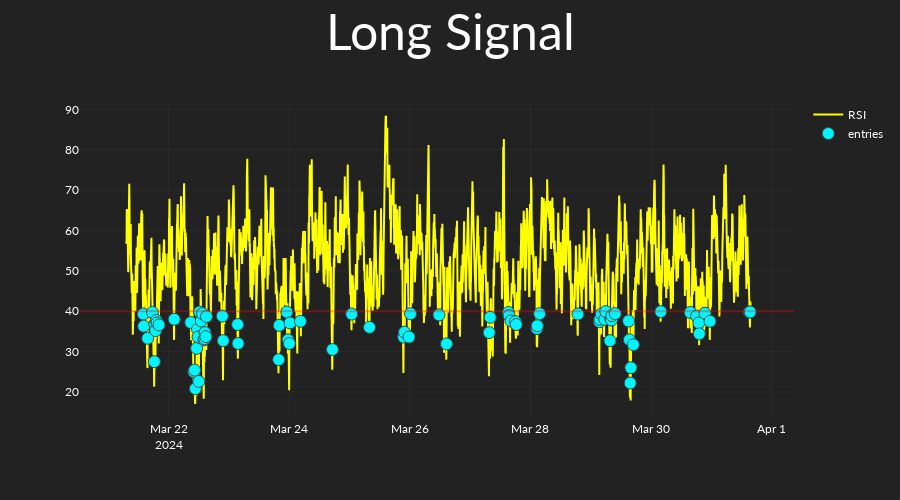
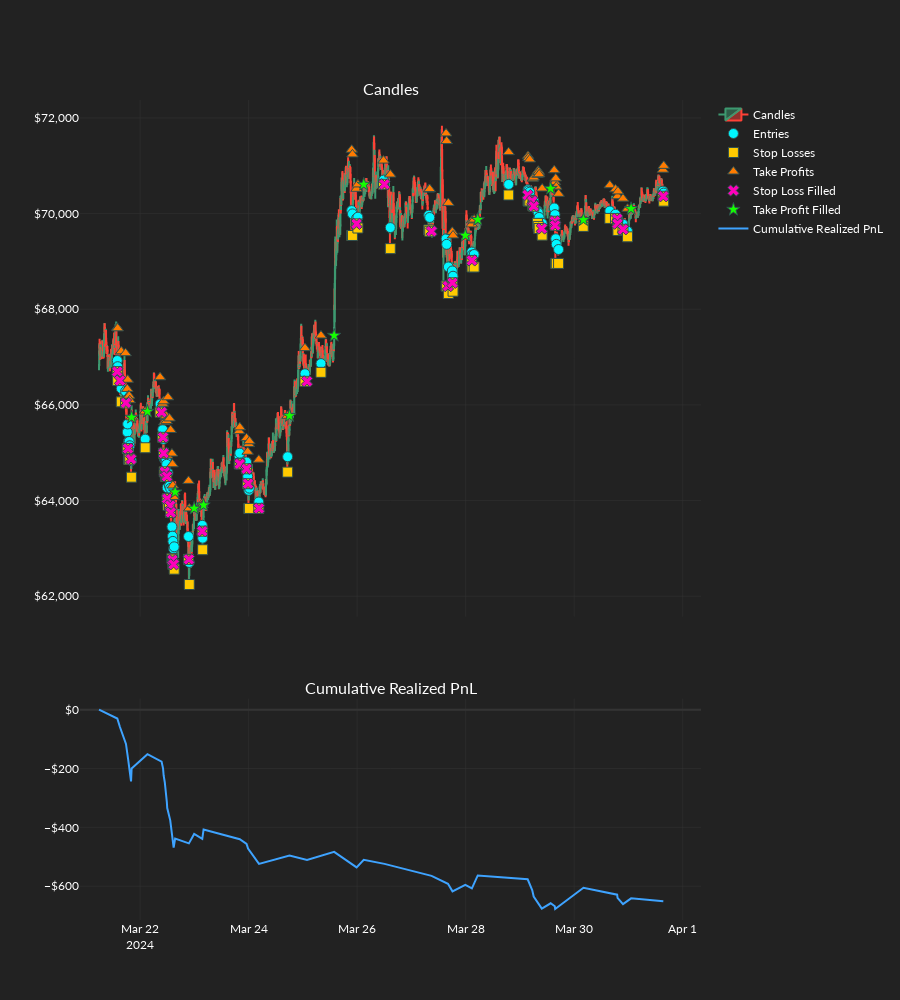

The code cell stored with these charts, in order, in its notebook:
### Code cell
from quantfreedom.backtest import or_backtest
from strat import long_strat, backtest_settings_tuple, exchange_settings_tuple, static_os_tuple, dos_tuple

order_records_df = or_backtest(
    backtest_settings_tuple=backtest_settings_tuple,
    candles=candles,
    dos_tuple=dos_tuple,
    exchange_settings_tuple=exchange_settings_tuple,
    static_os_tuple=static_os_tuple,
    strategy=long_strat,
    set_idx=3,
    plot_results=True,
    logger_bool=False,
)
